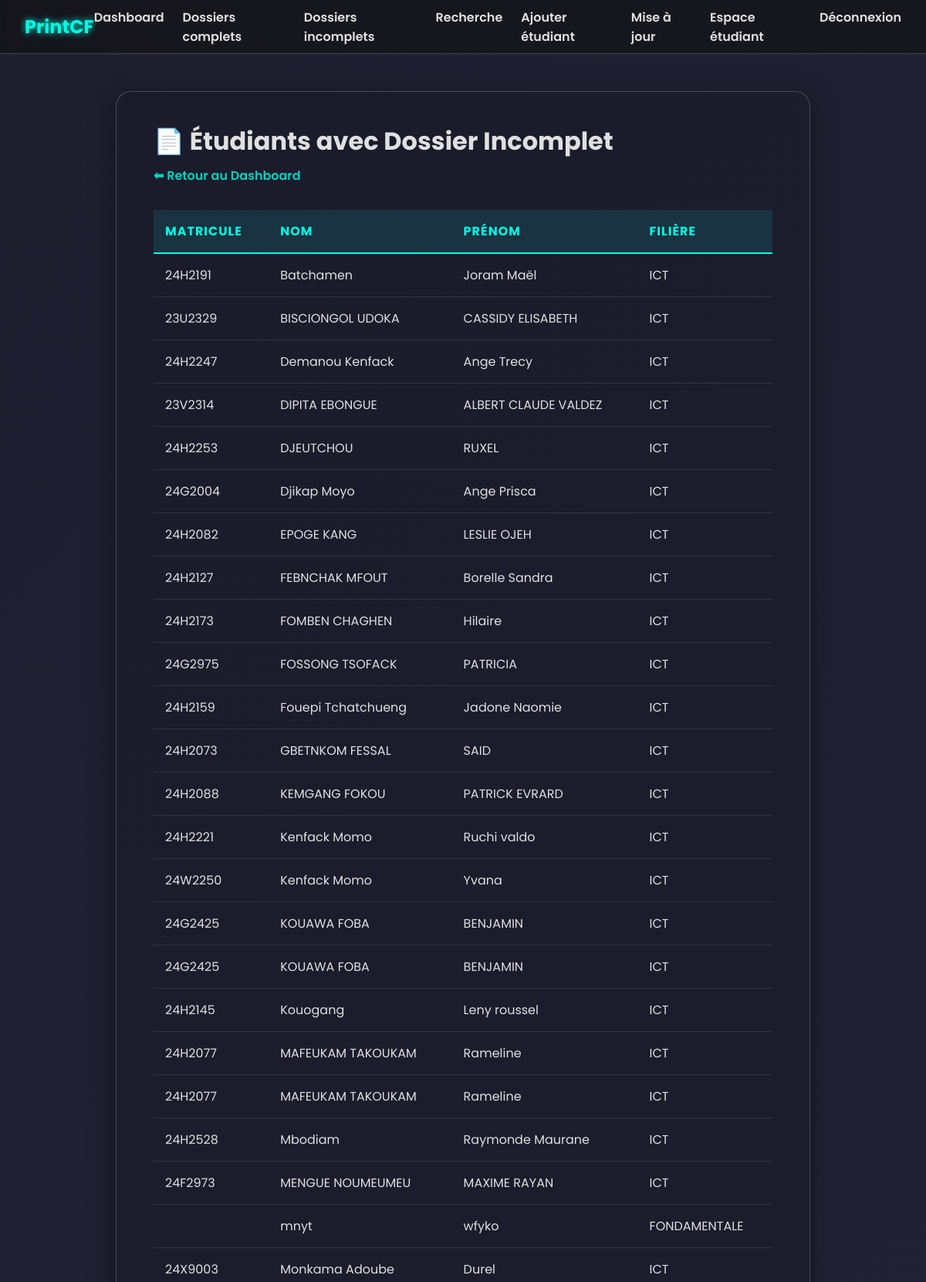
The page /liste_incomplets.php (signed in, upper part) on the database its author committed.
### tables this page shows
CREATE TABLE `etudiants` (
  `id` int(4) NOT NULL,
  `nom` varchar(100) DEFAULT NULL,
  `prenom` varchar(100) DEFAULT NULL,
  `date_naissance` date DEFAULT NULL,
  `sexe` enum('M','F') DEFAULT NULL,
  `lieu_naissance` varchar(100) DEFAULT NULL,
  `MATRICULE` varchar(7) NOT NULL,
  `groupe` int(11) DEFAULT NULL,
  `filiere_id` int(11) DEFAULT NULL
);

CREATE TABLE `filieres` (
  `id` int(11) NOT NULL,
  `nom_filiere` varchar(100) NOT NULL
);

### liste_incomplets.php (the view, shortened to what this page needs)
<?php
require_once __DIR__ . '/includes/header.php';
require 'connexion.php';
try {
    $query = "
        SELECT e.id, e.matricule, e.nom, e.prenom, f.nom_filiere
        FROM etudiants e
        JOIN filieres f ON e.filiere_id = f.id
        WHERE EXISTS (
            SELECT 1 FROM pieces p
            LEFT JOIN etudiant_piece ep ON ep.id_piece = p.id AND ep.id_etudiant = e.id
            WHERE ep.id IS NULL OR ep.statut = 0
        )
        ORDER BY e.nom ASC, e.prenom ASC
    ";
    $stmt = $pdo->query($query);
    $etudiants = $stmt->fetchAll(PDO::FETCH_ASSOC);
} catch (PDOException $e) {
    die("Erreur lors de la récupération des données : " . $e->getMessage());
}
?>
<!DOCTYPE html>
<html lang="fr">
<head>
    <link rel="stylesheet" href="s.css">
</head>
<body>
    <main class="content-wrapper">
        <div class="page-container">
            <h1>📄 Étudiants avec Dossier Incomplet</h1>
            <a href="index.php" class="back-link">⬅ Retour au Dashboard</a>
            <?php if (count($etudiants) > 0): ?>
                <table id="students-table">
                    <thead>
                        <tr>
                            <th>Matricule</th>
                            <th>Nom</th>
                            <th>Prénom</th>
                            <th>Filière</th>
                        </tr>
                    </thead>
                    <tbody>
                        <?php foreach ($etudiants as $etudiant): ?>
                            <tr>
                                <td><?= htmlspecialchars($etudiant['matricule']) ?></td>
                                <td><?= htmlspecialchars($etudiant['nom']) ?></td>
                                <td><?= htmlspecialchars($etudiant['prenom']) ?></td>
                                <td><?= htmlspecialchars($etudiant['nom_filiere']) ?></td>
                            </tr>
                        <?php endforeach; ?>
                    </tbody>
                </table>
            <?php else: ?>
                <p class="no-results">✅ Bonne nouvelle ! Aucun dossier incomplet n'a été trouvé.</p>
            <?php endif; ?>
        </div>
    </main>
</body>
</html>

### s.css (style rules this page uses)
:root { --primary-color: #00ffe5; --primary-color-darker: #00d4c0; --bg-dark-primary: #1e1e2f; --bg-dark-secondary: #2a2a40; --bg-panel-transparent: rgba(27, 27, 43, 0.75); --text-primary: #e0e0e0; --text-secondary: #a0a0a0; --border-color: rgba(255, 255, 255, 0.2); --border-glow-color: rgba(0, 255, 229, 0.25); --shadow-color: rgba(0, 0, 0, 0.5); }
* { margin: 0; padding: 0; box-sizing: border-box; }
body { font-family: 'Poppins', sans-serif; color: var(--text-primary); background: linear-gradient(135deg, var(--bg-dark-primary), var(--bg-dark-secondary)); background-size: 200% 200%; animation: gradientBG 20s ease infinite; min-height: 100vh; }
.content-wrapper { display: flex; justify-content: center; align-items: flex-start; padding: 3rem 1rem; }
.back-link { display: inline-block; margin-bottom: 2.5rem; color: var(--primary-color-darker); text-decoration: none; font-weight: 600; transition: all 0.3s ease; }
.content-wrapper { display: flex; justify-content: center; align-items: flex-start; padding: 3rem 1rem; width: 100%; }
.page-container { width: 100%; max-width: 900px; padding: 2.5rem 3rem; background: var(--bg-panel-transparent); border-radius: 20px; border: 1px solid var(--border-color); box-shadow: 0 8px 32px 0 var(--shadow-color); animation: fadeInUp 0.6s ease-out forwards; }
.page-container h1 { text-align: left; margin-bottom: 0.5rem; }
.page-container .back-link { margin-bottom: 2rem; }
table { width: 100%; border-collapse: collapse; margin-bottom: 2rem; }
thead tr { background-color: rgba(0, 255, 229, 0.1); border-bottom: 2px solid var(--primary-color); }
th { padding: 15px; text-align: left; font-weight: 700; color: var(--primary-color); text-transform: uppercase; letter-spacing: 1px; }
tbody tr { border-bottom: 1px solid rgba(255, 255, 255, 0.1); transition: background-color 0.3s ease, transform 0.2s ease; }
td { padding: 15px; vertical-align: middle; }

### rows shown on the page
etudiants: MATRICULE "24H2191", nom "Batchamen", prenom "Joram Maël", filiere.nom_filiere "ICT"
etudiants: MATRICULE "23U2329", nom "BISCIONGOL UDOKA", prenom "CASSIDY ELISABETH", filiere.nom_filiere "ICT"
etudiants: MATRICULE "24H2247", nom "Demanou Kenfack", prenom "Ange Trecy", filiere.nom_filiere "ICT"
etudiants: MATRICULE "23V2314", nom "DIPITA EBONGUE", prenom "ALBERT CLAUDE VALDEZ", filiere.nom_filiere "ICT"
etudiants: MATRICULE "24H2253", nom "DJEUTCHOU", prenom "RUXEL", filiere.nom_filiere "ICT"
etudiants: MATRICULE "24G2004", nom "Djikap Moyo", prenom "Ange Prisca", filiere.nom_filiere "ICT"
etudiants: MATRICULE "24H2082", nom "EPOGE KANG", prenom "LESLIE OJEH", filiere.nom_filiere "ICT"
etudiants: MATRICULE "24H2127", nom "FEBNCHAK MFOUT", prenom "Borelle Sandra", filiere.nom_filiere "ICT"
etudiants: MATRICULE "24H2173", nom "FOMBEN CHAGHEN", prenom "Hilaire", filiere.nom_filiere "ICT"
etudiants: MATRICULE "24G2975", nom "FOSSONG TSOFACK", prenom "PATRICIA", filiere.nom_filiere "ICT"
etudiants: MATRICULE "24H2159", nom "Fouepi Tchatchueng", prenom "Jadone Naomie", filiere.nom_filiere "ICT"
etudiants: MATRICULE "24H2073", nom "GBETNKOM FESSAL", prenom "SAID", filiere.nom_filiere "ICT"
etudiants: MATRICULE "24H2088", nom "KEMGANG FOKOU", prenom "PATRICK EVRARD", filiere.nom_filiere "ICT"
etudiants: MATRICULE "24H2221", nom "Kenfack Momo", prenom "Ruchi valdo", filiere.nom_filiere "ICT"
etudiants: MATRICULE "24W2250", nom "Kenfack Momo", prenom "Yvana", filiere.nom_filiere "ICT"
etudiants: MATRICULE "24G2425", nom "KOUAWA FOBA", prenom "BENJAMIN", filiere.nom_filiere "ICT"
etudiants: MATRICULE "24G2425", nom "KOUAWA FOBA", prenom "BENJAMIN", filiere.nom_filiere "ICT"
etudiants: MATRICULE "24H2145", nom "Kouogang", prenom "Leny roussel", filiere.nom_filiere "ICT"
etudiants: MATRICULE "24H2077", nom "MAFEUKAM TAKOUKAM", prenom "Rameline", filiere.nom_filiere "ICT"
etudiants: MATRICULE "24H2077", nom "MAFEUKAM TAKOUKAM", prenom "Rameline", filiere.nom_filiere "ICT"
etudiants: MATRICULE "24H2528", nom "Mbodiam", prenom "Raymonde Maurane", filiere.nom_filiere "ICT"
etudiants: MATRICULE "24F2973", nom "MENGUE NOUMEUMEU", prenom "MAXIME RAYAN", filiere.nom_filiere "ICT"
etudiants: nom "mnyt", prenom "wfyko", filiere.nom_filiere "FONDAMENTALE"
etudiants: MATRICULE "24X9003", nom "Monkama Adoube", prenom "Durel", filiere.nom_filiere "ICT"
